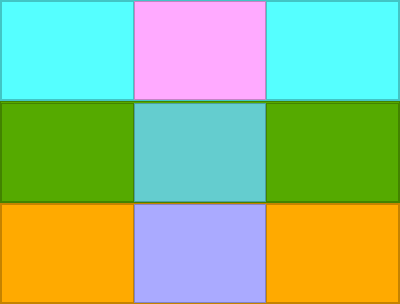
<?xml version="1.0" encoding="UTF-8"?>
<ui version="4.0">
 <class>Form</class>
 <widget class="QWidget" name="Form">
  <property name="geometry">
   <rect>
    <x>0</x>
    <y>0</y>
    <width>400</width>
    <height>304</height>
   </rect>
  </property>
  <property name="windowTitle">
   <string>Form</string>
  </property>
  <property name="styleSheet">
   <string notr="true">QPushButton {
	background-color: rgb(52, 50, 255);
	border: sold;
	border-color: rgb(124, 119, 117);
	border-width: 0px;
	border-radius: 8px;
	color: white;
}

QPushButton:hover {
	border-width: 15px;
}</string>
  </property>
  <layout class="QVBoxLayout" name="verticalLayout">
   <property name="spacing">
    <number>0</number>
   </property>
   <property name="leftMargin">
    <number>0</number>
   </property>
   <property name="topMargin">
    <number>0</number>
   </property>
   <property name="rightMargin">
    <number>0</number>
   </property>
   <property name="bottomMargin">
    <number>0</number>
   </property>
   <item>
    <widget class="QFrame" name="keyboardFirstRowViewWrapper">
     <property name="styleSheet">
      <string notr="true">background-color: rgb(85, 255, 255);</string>
     </property>
     <property name="frameShape">
      <enum>QFrame::StyledPanel</enum>
     </property>
     <property name="frameShadow">
      <enum>QFrame::Raised</enum>
     </property>
     <layout class="QHBoxLayout" name="horizontalLayout_5">
      <property name="spacing">
       <number>0</number>
      </property>
      <property name="leftMargin">
       <number>0</number>
      </property>
      <property name="topMargin">
       <number>0</number>
      </property>
      <property name="rightMargin">
       <number>0</number>
      </property>
      <property name="bottomMargin">
       <number>0</number>
      </property>
      <item>
       <widget class="QFrame" name="frame">
        <property name="sizePolicy">
         <sizepolicy hsizetype="Preferred" vsizetype="Preferred">
          <horstretch>1</horstretch>
          <verstretch>0</verstretch>
         </sizepolicy>
        </property>
        <property name="frameShape">
         <enum>QFrame::StyledPanel</enum>
        </property>
        <property name="frameShadow">
         <enum>QFrame::Raised</enum>
        </property>
       </widget>
      </item>
      <item>
       <widget class="QFrame" name="keyboardFirstRowView">
        <property name="sizePolicy">
         <sizepolicy hsizetype="Preferred" vsizetype="Preferred">
          <horstretch>1</horstretch>
          <verstretch>0</verstretch>
         </sizepolicy>
        </property>
        <property name="styleSheet">
         <string notr="true">background-color: rgb(255, 170, 255);</string>
        </property>
        <property name="frameShape">
         <enum>QFrame::StyledPanel</enum>
        </property>
        <property name="frameShadow">
         <enum>QFrame::Raised</enum>
        </property>
        <layout class="QHBoxLayout" name="horizontalLayout"/>
       </widget>
      </item>
      <item>
       <widget class="QFrame" name="frame_2">
        <property name="sizePolicy">
         <sizepolicy hsizetype="Preferred" vsizetype="Preferred">
          <horstretch>1</horstretch>
          <verstretch>0</verstretch>
         </sizepolicy>
        </property>
        <property name="frameShape">
         <enum>QFrame::StyledPanel</enum>
        </property>
        <property name="frameShadow">
         <enum>QFrame::Raised</enum>
        </property>
       </widget>
      </item>
     </layout>
    </widget>
   </item>
   <item>
    <widget class="QFrame" name="keyboardSecondRowViewWrapper">
     <property name="styleSheet">
      <string notr="true">background-color: rgb(85, 170, 0);</string>
     </property>
     <property name="frameShape">
      <enum>QFrame::StyledPanel</enum>
     </property>
     <property name="frameShadow">
      <enum>QFrame::Raised</enum>
     </property>
     <layout class="QHBoxLayout" name="horizontalLayout_7">
      <property name="spacing">
       <number>0</number>
      </property>
      <property name="leftMargin">
       <number>0</number>
      </property>
      <property name="topMargin">
       <number>1</number>
      </property>
      <property name="rightMargin">
       <number>0</number>
      </property>
      <property name="bottomMargin">
       <number>0</number>
      </property>
      <item>
       <widget class="QFrame" name="frame_4">
        <property name="sizePolicy">
         <sizepolicy hsizetype="Preferred" vsizetype="Preferred">
          <horstretch>1</horstretch>
          <verstretch>0</verstretch>
         </sizepolicy>
        </property>
        <property name="frameShape">
         <enum>QFrame::StyledPanel</enum>
        </property>
        <property name="frameShadow">
         <enum>QFrame::Raised</enum>
        </property>
       </widget>
      </item>
      <item>
       <widget class="QFrame" name="keyboardSecondRowView">
        <property name="sizePolicy">
         <sizepolicy hsizetype="Preferred" vsizetype="Preferred">
          <horstretch>1</horstretch>
          <verstretch>1</verstretch>
         </sizepolicy>
        </property>
        <property name="styleSheet">
         <string notr="true">background-color: rgb(100, 205, 207);</string>
        </property>
        <property name="frameShape">
         <enum>QFrame::StyledPanel</enum>
        </property>
        <property name="frameShadow">
         <enum>QFrame::Raised</enum>
        </property>
       </widget>
      </item>
      <item>
       <widget class="QFrame" name="frame_5">
        <property name="sizePolicy">
         <sizepolicy hsizetype="Preferred" vsizetype="Preferred">
          <horstretch>1</horstretch>
          <verstretch>1</verstretch>
         </sizepolicy>
        </property>
        <property name="frameShape">
         <enum>QFrame::StyledPanel</enum>
        </property>
        <property name="frameShadow">
         <enum>QFrame::Raised</enum>
        </property>
       </widget>
      </item>
     </layout>
    </widget>
   </item>
   <item>
    <widget class="QFrame" name="keyboardThirdRowViewWrapper">
     <property name="styleSheet">
      <string notr="true">background-color: rgb(255, 170, 0);</string>
     </property>
     <property name="frameShape">
      <enum>QFrame::StyledPanel</enum>
     </property>
     <property name="frameShadow">
      <enum>QFrame::Raised</enum>
     </property>
     <layout class="QHBoxLayout" name="horizontalLayout_10">
      <property name="spacing">
       <number>0</number>
      </property>
      <property name="leftMargin">
       <number>0</number>
      </property>
      <property name="topMargin">
       <number>0</number>
      </property>
      <property name="rightMargin">
       <number>0</number>
      </property>
      <property name="bottomMargin">
       <number>0</number>
      </property>
      <item>
       <widget class="QFrame" name="frame_6">
        <property name="sizePolicy">
         <sizepolicy hsizetype="Preferred" vsizetype="Preferred">
          <horstretch>1</horstretch>
          <verstretch>0</verstretch>
         </sizepolicy>
        </property>
        <property name="frameShape">
         <enum>QFrame::StyledPanel</enum>
        </property>
        <property name="frameShadow">
         <enum>QFrame::Raised</enum>
        </property>
       </widget>
      </item>
      <item>
       <widget class="QFrame" name="keyboardThirdRowView">
        <property name="sizePolicy">
         <sizepolicy hsizetype="Preferred" vsizetype="Preferred">
          <horstretch>1</horstretch>
          <verstretch>1</verstretch>
         </sizepolicy>
        </property>
        <property name="styleSheet">
         <string notr="true">background-color: rgb(170, 170, 255);
</string>
        </property>
        <property name="frameShape">
         <enum>QFrame::StyledPanel</enum>
        </property>
        <property name="frameShadow">
         <enum>QFrame::Raised</enum>
        </property>
       </widget>
      </item>
      <item>
       <widget class="QFrame" name="frame_7">
        <property name="sizePolicy">
         <sizepolicy hsizetype="Preferred" vsizetype="Preferred">
          <horstretch>1</horstretch>
          <verstretch>0</verstretch>
         </sizepolicy>
        </property>
        <property name="frameShape">
         <enum>QFrame::StyledPanel</enum>
        </property>
        <property name="frameShadow">
         <enum>QFrame::Raised</enum>
        </property>
       </widget>
      </item>
     </layout>
    </widget>
   </item>
  </layout>
 </widget>
 <resources/>
 <connections/>
</ui>
